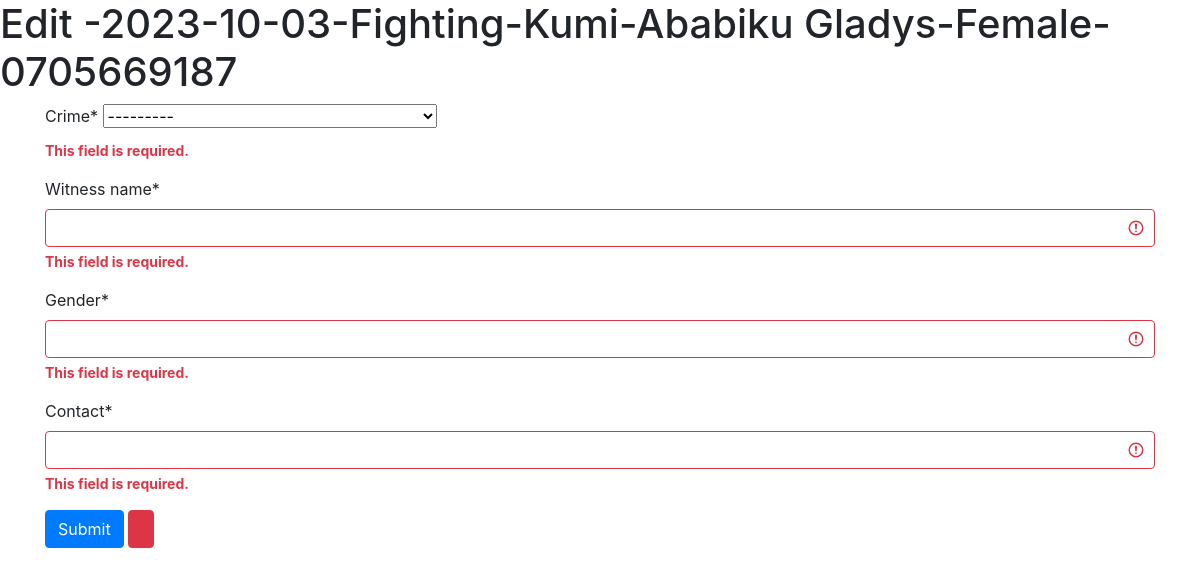
/edit_witness/3/ (signed in), run on the app's committed database.
### my_app/models.py (models this page shows)
class Witness(models.Model):
    crime = models.ForeignKey(Crime, on_delete = models.CASCADE)
    witness_name = models.CharField(max_length = 15)
    gender = models.CharField(max_length = 24)
    contact = models.CharField(max_length = 13)
    def __str__(self):
        return f"{self.crime}-{self.witness_name}-{self.gender}-{self.contact}"

class Crime(models.Model):
    crime_date = models.DateField(auto_now= False)
    offence = models.CharField(max_length = 14)
    location = models.CharField(max_length = 23)
    def __str__(self):
        return f"{self.crime_date}-{self.offence}-{self.location}"

### my_app/views.py (the view)
# urls.py: path('edit_witness/<int:witness_id>/', edit_witness_view, name='edit_witness_page'),
@login_required
def edit_witness_view(request, witness_id):
        message = ''
        witness = Witness.objects.get(id = witness_id)
        if request.method == "POST":
                witness_form =WitnessForm(request.POST, instance =witness)
                if witness_form.is_valid():
                        witness_form.save()
                        message = "changes saved sucessfully!"
                        return redirect(add_witness_view)
                else:
                        message = "form has invalid data"
        else:
                        witness_form =WitnessForm(request.POST, instance=witness)
        context ={
                'form': witness_form,
                'witness': witness,
                'message': message
        }
        return render(request, 'edit_witness.html', context)

### my_app/forms.py
class WitnessForm(ModelForm):
    class Meta:
        model = Witness
        fields = '__all__'

### my_app/templates/edit_witness.html (shortened to what this page needs)
<!DOCTYPE html>
<html lang="en">
    {% load static %}
    {% load crispy_forms_tags %}
<head>
    <link rel="stylesheet" href="{% static 'css/bootstrap.min.css' %}">
</head>
<body>
    <h1>Edit -{{witness}}</h1>
    <div class="container">
        <form method="POST">
           {{form|crispy}}
            <input type = "submit" class="btn btn-primary">
            <input type = "button" class="btn btn-danger">
        </form>
    </div>
</body>
</html>

### data on the page
Witness: crime+witness_name+gender "2023-10-03-Fighting-Kumi-Ababiku Gladys-Female-0705669187", crime "---------"
